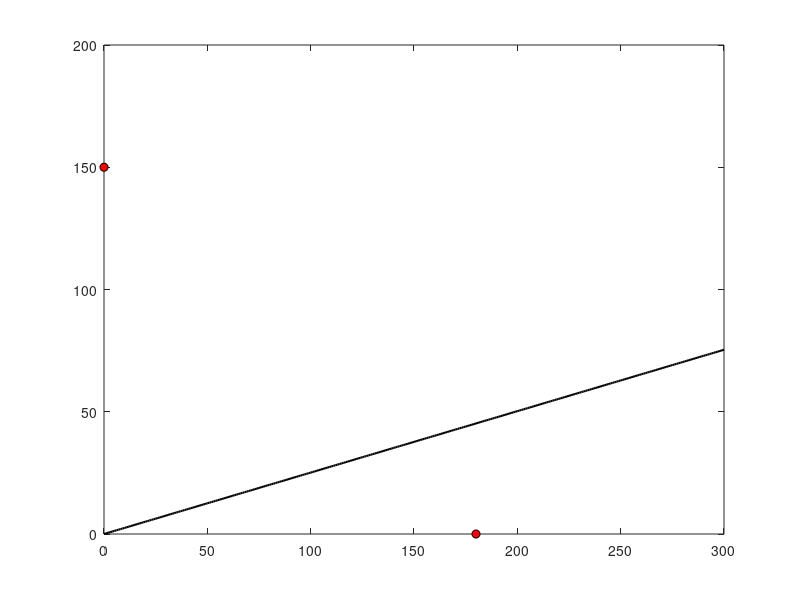

The MATLAB source for this figure: (Note: this script raises an error after producing the figure.)
close all
clc

points = [0, 150; 180, 0];


figure;

p1 = plot(points(:,1), points(:,2), 'ko', 'MarkerFaceColor', 'r', 'DisplayName', 'Max. values');

x = 0:300;

y = 0.2512 * x;

hold on

p2 = plot(x, y, 'k-', 'LineWidth', 1.5, 'DisplayName', 'Auxetic Trajectory');
legend([p1, p2], {'Points', 'Line'}, 'TextColor', 'auto');

xlabel('Rotation [\theta]')
ylabel('Extension [mm]')

xlim([0 250]);
ylim([0 250]);